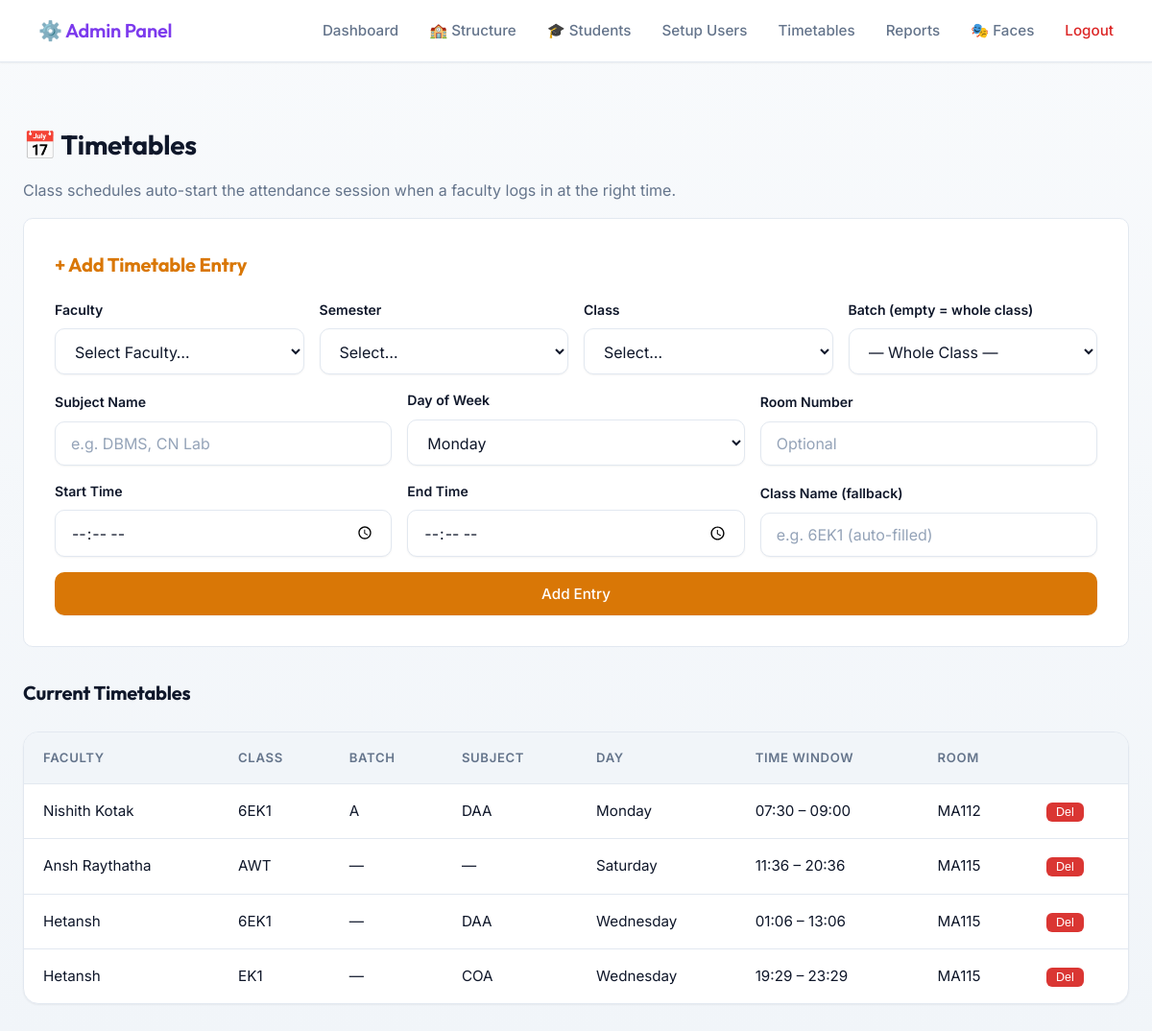
/admin/timetables (signed in), run on an earlier commit of the app's database.
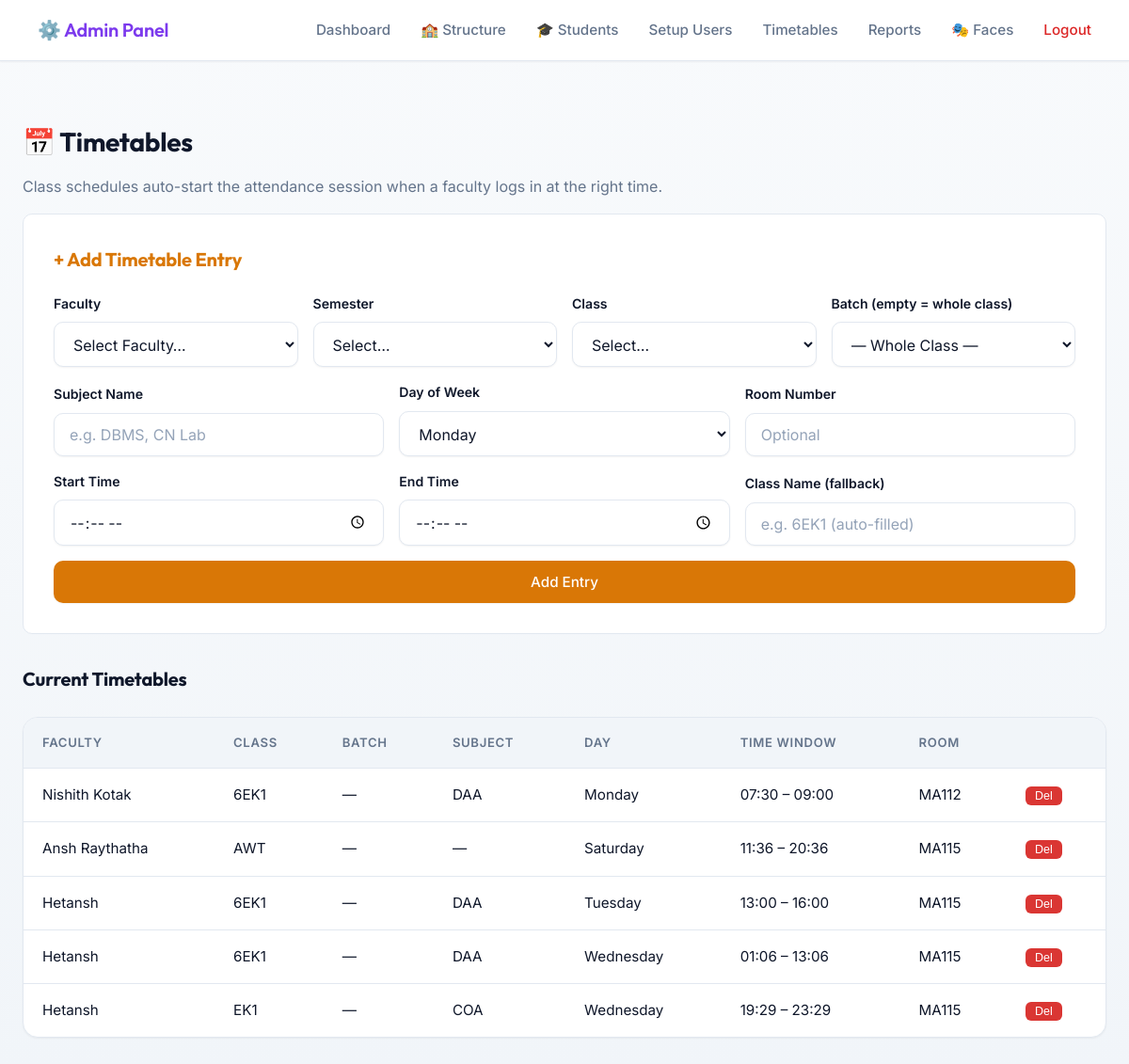
And on a later commit of the database.
### tables this page shows
CREATE TABLE timetables (
                id INTEGER PRIMARY KEY AUTOINCREMENT,
                faculty_id INTEGER NOT NULL,
                class_name TEXT NOT NULL,
                day_of_week TEXT NOT NULL,
                start_time TEXT NOT NULL,
                end_time TEXT NOT NULL,
                room_number TEXT,
                created_at TIMESTAMP DEFAULT CURRENT_TIMESTAMP, class_id INTEGER, batch_id INTEGER, subject_name TEXT,
                FOREIGN KEY (faculty_id) REFERENCES faculties(id)
            );

CREATE TABLE faculties (
                id INTEGER PRIMARY KEY AUTOINCREMENT,
                name TEXT NOT NULL,
                email TEXT UNIQUE NOT NULL,
                department TEXT NOT NULL,
                passcode_hash TEXT NOT NULL,
                created_at TIMESTAMP DEFAULT CURRENT_TIMESTAMP,
                is_active BOOLEAN DEFAULT 1
            );

### app.py (the view)
    def wrap(*args, **kwargs):
        if not session.get("admin_logged_in"):
            return redirect(url_for("admin_login"))
        return f(*args, **kwargs)

### app.py (called while the page is built)
def get_db():
    return Database()

def admin_required(f):
    def wrap(*args, **kwargs):
        if not session.get("admin_logged_in"):
            return redirect(url_for("admin_login"))
        return f(*args, **kwargs)
    wrap.__name__ = f.__name__
    return wrap

### database.py (called while the page is built, shortened)
    def connect(self):
        self.conn   = sqlite3.connect(DB_PATH)
        self.conn.row_factory = sqlite3.Row
        self.cursor = self.conn.cursor()

    def disconnect(self):
        if self.conn:
            self.conn.close()
            self.conn   = None
            self.cursor = None

    def _add_column_if_missing(self, table, column, col_type):
        self.cursor.execute(f"PRAGMA table_info({table})")
        columns = [row[1] for row in self.cursor.fetchall()]

    def get_all_faculties(self):
        self.connect()
        self.cursor.execute('SELECT * FROM faculties WHERE is_active = 1')
        r = self.cursor.fetchall(); self.disconnect(); return r

    def get_all_semesters(self):
        self.connect()
        self.cursor.execute('SELECT * FROM semesters ORDER BY number')
        r = self.cursor.fetchall(); self.disconnect(); return r

    def get_all_batches(self):
        self.connect()
        self.cursor.execute('''
            SELECT b.id, b.class_id, b.name, c.name as class_name, s.number as semester
            FROM batches b
            JOIN classes c ON b.class_id = c.id
            JOIN semesters s ON c.semester_id = s.id
            ORDER BY s.number, c.name, b.name
        ''')
        r = self.cursor.fetchall(); self.disconnect(); return r

    def get_all_timetables(self):
        self.connect()
        self.cursor.execute('''
            SELECT t.*, f.name as faculty_name
            FROM timetables t
            JOIN faculties f ON t.faculty_id = f.id
            ORDER BY t.day_of_week, t.start_time
        ''')
        r = self.cursor.fetchall(); self.disconnect(); return r

### templates/admin_timetables.html (shortened to what this page needs)
{% extends "admin_base.html" %}
{% block content %}
<div style="margin-top:1.5rem;">
    <h2>📅 Timetables</h2>
    <p style="color:var(--text-muted);">Class schedules auto-start the attendance session when a faculty logs in at the right time.</p>
</div>
<div style="background:var(--bg-card); padding:2rem; border-radius:var(--radius-md); border:1px solid var(--border-color); margin-bottom:2rem;">
    <h3 style="color:var(--accent-gold); margin-bottom:1.2rem;">+ Add Timetable Entry</h3>
    <form id="ttForm">
        <div style="display:grid; grid-template-columns:1fr 1fr 1fr 1fr; gap:1rem; margin-bottom:1rem; align-items:end;">
            <div class="form-group" style="margin:0;">
                <label>Faculty</label>
                <select id="t_faculty" required>
                    <option value="" disabled selected>Select Faculty…</option>
                </select>
            </div>
            <div class="form-group" style="margin:0;">
                <label>Semester</label>
                <select id="t_sem" onchange="loadTTClasses(this.value)">
                    <option value="">Select…</option>
                </select>
            </div>
            <div class="form-group" style="margin:0;">
                <label>Class</label>
                <select id="t_class_id" onchange="loadTTBatches(this.value)">
                    <option value="">Select…</option>
                </select>
            </div>
            <div class="form-group" style="margin:0;">
                <label>Batch (empty = whole class)</label>
                <select id="t_batch_id">
                    <option value="">— Whole Class —</option>
                </select>
            </div>
        </div>
        <div class="tt-grid" style="margin-bottom:1rem;">
            <div class="form-group" style="margin:0;">
                <label>Subject Name</label>
                <input type="text" id="t_subject" placeholder="e.g. DBMS, CN Lab">
            </div>
            <div class="form-group" style="margin:0;">
                <label>Day of Week</label>
                <select id="t_day" required>
                    {% for d in ["Monday","Tuesday","Wednesday","Thursday","Friday","Saturday","Sunday"] %}
                    <option value="{{ d }}">{{ d }}</option>
                    {% endfor %}
                </select>
            </div>
            <div class="form-group" style="margin:0;">
                <label>Room Number</label>
                <input type="text" id="t_room" placeholder="Optional">
            </div>
            <div class="form-group" style="margin:0;">
                <label>Start Time</label>
                <input type="time" id="t_start" required>
            </div>
            <div class="form-group" style="margin:0;">
                <label>End Time</label>
                <input type="time" id="t_end" required>
            </div>
            <div class="form-group" style="margin:0;">
                <label>Class Name (fallback)</label>
                <input type="text" id="t_class_name" placeholder="e.g. 6EK1 (auto-filled)">
            </div>
        </div>
        <button type="submit" class="btn btn-primary" style="background:var(--accent-gold);">Add Entry</button>
    </form>
</div>
<h3>Current Timetables</h3>
<div class="table-container">
<table>
    <thead>
        <tr>
            <th>Faculty</th><th>Class</th><th>Batch</th><th>Subject</th>
            <th>Day</th><th>Time Window</th><th>Room</th><th></th>
        </tr>
    </thead>
    <tbody>
        {% for t in timetables %}
        <tr id="ttrow-{{ t.id }}">
            <td>{{ t.faculty_name }}</td>
            <td>{{ t.class_name }}</td>
            <td>{{ t.batch or '—' }}</td>
            <td>{{ t.subject or '—' }}</td>
            <td>{{ t.day }}</td>
            <td>{{ t.start }} – {{ t.end }}</td>
            <td>{{ t.room or 'N/A' }}</td>
            <td>
                <button style="background:#da3633;color:#fff;border:none;border-radius:6px;padding:3px 10px;font-size:0.78rem;cursor:pointer;"
                    onclick="deleteTT({{ t.id }})">Del</button>
            </td>
        </tr>
        {% else %}
        <tr><td colspan="8" style="text-align:center;color:var(--text-muted);">No timetables yet.</td></tr>
        {% endfor %}
    </tbody>
</table>
</div>
{% endblock %}

### templates/admin_base.html (shortened to what this page needs)
<!DOCTYPE html>
<html lang="en">
<head>
    <link rel="stylesheet" href="{{ url_for('static', filename='css/styles.css') }}">
</head>
<body>
    <nav class="navbar">
        <div class="nav-brand" style="font-size: 1.25rem; font-weight: 600; color: var(--accent-purple);">
            ⚙️ Admin Panel
        </div>
        <div class="nav-links">
            <a href="{{ url_for('admin_dashboard') }}">Dashboard</a>
            <a href="{{ url_for('admin_structure') }}">🏫 Structure</a>
            <a href="{{ url_for('admin_students') }}">🎓 Students</a>
            <a href="{{ url_for('admin_setup') }}">Setup Users</a>
            <a href="{{ url_for('admin_timetables') }}">Timetables</a>
            <a href="{{ url_for('admin_reports') }}">Reports</a>
            <a href="{{ url_for('admin_faces') }}">🎭 Faces</a>
            <a href="{{ url_for('admin_logout') }}" style="color: var(--accent-red); margin-left: 2rem;">Logout</a>
        </div>
    </nav>
    <div class="container">
        {% block content %}{% endblock %}
    </div>
</body>
</html>

### static/css/styles.css (style rules this page uses)
:root { --bg-primary: #f8fafc; --bg-color-gradient: linear-gradient(180deg, #f8fafc 0%, #f1f5f9 100%); --bg-card: #ffffff; --bg-hover: #f1f5f9; --border-color: #e2e8f0; --border-light: #cbd5e1; --text-primary: #0f172a; --text-muted: #64748b; --text-inverse: #ffffff; --accent-blue: #4f46e5; --accent-blue-hover: #4338ca; --accent-green: #059669; --accent-green-hover: #047857; --accent-red: #dc2626; --accent-red-hover: #b91c1c; --accent-purple: #7c3aed; --accent-gold: #d97706; --shadow-sm: 0 1px 2px 0 rgba(0, 0, 0, 0.05); --shadow-md: 0 4px 6px -1px rgba(0, 0, 0, 0.05), 0 2px 4px -1px rgba(0, 0, 0, 0.03); --shadow-lg: 0 10px 15px -3px rgba(0, 0, 0, 0.08), 0 4px 6px -2px rgba(0, 0, 0, 0.04); --radius-md: 10px; --radius-lg: 16px; --radius-full: 9999px; --transition-fast: 0.15s ease-in-out; --transition-smooth: 0.3s cubic-bezier(0.4, 0, 0.2, 1); }
* { box-sizing: border-box; margin: 0; padding: 0; }
body { font-family: 'Inter', system-ui, -apple-system, sans-serif; background-color: var(--bg-primary); background-image: var(--bg-color-gradient); background-attachment: fixed; color: var(--text-primary); line-height: 1.6; min-height: 100vh; display: flex; flex-direction: column; -webkit-font-smoothing: antialiased; -moz-osx-font-smoothing: grayscale; }
h1, h2, h3, h4, .nav-brand { font-family: 'Outfit', 'Inter', sans-serif; font-weight: 700; letter-spacing: -0.01em; color: var(--text-primary); margin-bottom: 0.75rem; }
h2 { font-size: 1.75rem; }
h3 { font-size: 1.25rem; }
p { margin-bottom: 1rem; color: var(--text-muted); }
.container { max-width: 1200px; margin: 0 auto; padding: 2.5rem 1.5rem; width: 100%; animation: fadeIn 0.4s ease-out; }
.navbar { background: var(--bg-card); border-bottom: 1px solid var(--border-color); padding: 1rem 2.5rem; display: flex; justify-content: space-between; align-items: center; position: sticky; top: 0; z-index: 50; box-shadow: var(--shadow-sm); }
.nav-brand { margin-bottom: 0; }
.nav-links { display: flex; align-items: center; flex-wrap: wrap; }
.nav-links a, .nav-links span { color: var(--text-muted); text-decoration: none; margin-left: 2rem; font-weight: 500; font-size: 0.95rem; transition: var(--transition-fast); }
.nav-links a[style*="color: #da3633"], .nav-links a[style*="color: var(--accent-red)"] { color: var(--accent-red) !important; }
.form-group { margin-bottom: 1.5rem; }
label { display: block; margin-bottom: 0.5rem; font-weight: 600; font-size: 0.88rem; color: var(--text-primary); }
input, select { width: 100%; padding: 0.75rem 1rem; background: #ffffff; border: 1px solid var(--border-color); border-radius: var(--radius-md); color: var(--text-primary); font-family: inherit; font-size: 1rem; box-shadow: var(--shadow-sm); transition: all var(--transition-fast); }
input::placeholder, select::placeholder { color: #94a3b8; }
.btn { display: inline-block; padding: 0.75rem 1.5rem; border: 1px solid transparent; border-radius: var(--radius-md); font-family: inherit; font-weight: 500; font-size: 0.95rem; cursor: pointer; text-align: center; transition: all var(--transition-fast); color: var(--text-inverse); text-decoration: none; width: 100%; box-shadow: var(--shadow-sm); display: flex; align-items: center; justify-content: center; gap: 0.5rem; }
.btn-primary { background: var(--accent-blue); }
.table-container { background: var(--bg-card); border-radius: var(--radius-lg); border: 1px solid var(--border-color); overflow-x: auto; margin-top: 1.5rem; box-shadow: var(--shadow-sm); -webkit-overflow-scrolling: touch; }
table { width: 100%; border-collapse: collapse; min-width: 600px; }
th, td { padding: 1rem 1.25rem; text-align: left; border-bottom: 1px solid var(--border-color); font-size: 0.95rem; color: var(--text-primary); }
th { background: var(--bg-hover); color: var(--text-muted); font-weight: 600; font-size: 0.82rem; text-transform: uppercase; letter-spacing: 0.05em; white-space: nowrap; }
tr { transition: background var(--transition-fast); }
tr:last-child td { border-bottom: none; }

### templates/admin_timetables.html (style rules this page uses)
.tt-grid { display:grid; grid-template-columns:repeat(3,1fr); gap:1rem; align-items:end; }

What changed in the data, as far as the page shows it:
computed for timetables "Monday": batch "A" → "—"
added timetables: faculty_name "Hetansh", class_name "6EK1", batch "—", subject_name "DAA", day "Tuesday", start "13:00", end "16:00", room_number "MA115"
